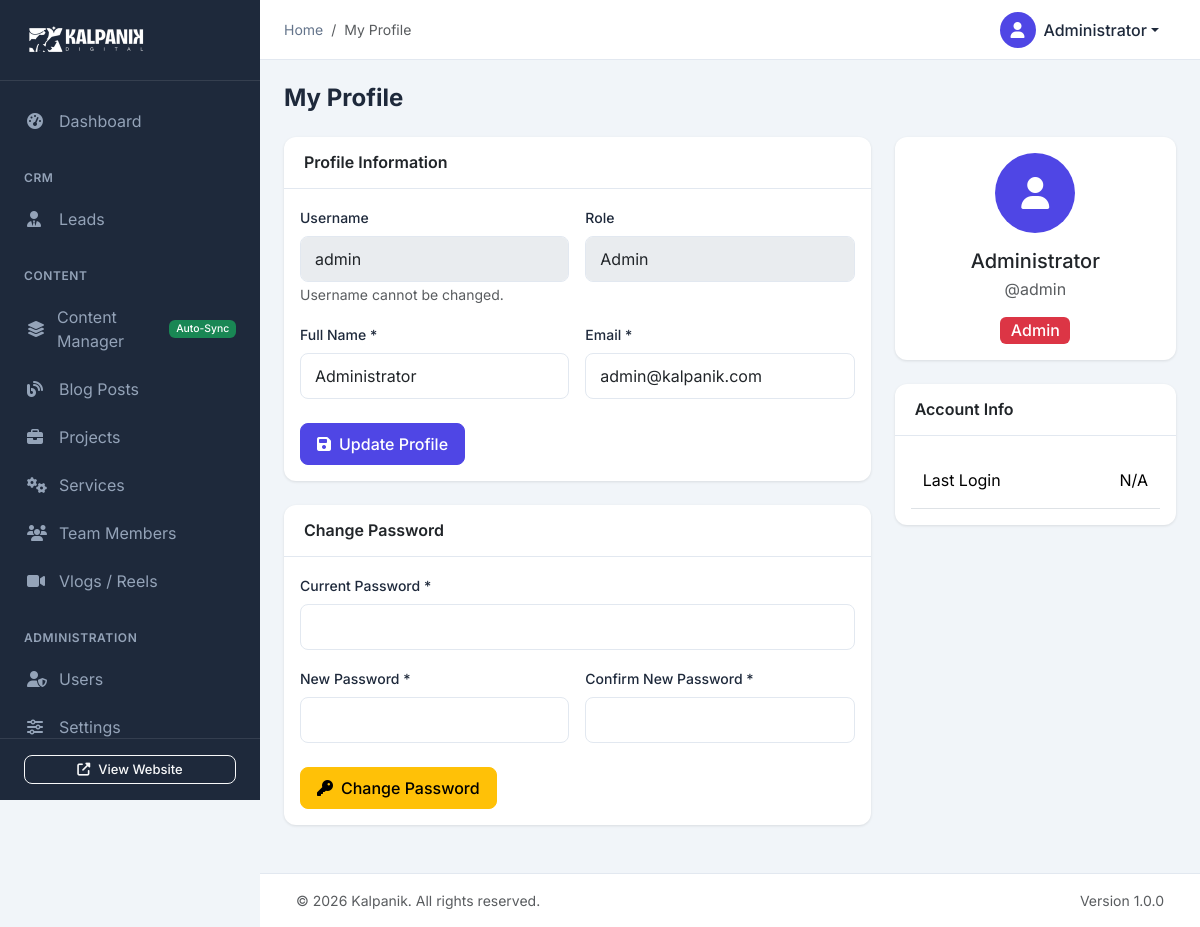
Screenshot of /admin/profile.php (signed in) with the database file from the repository.
### tables this page shows
CREATE TABLE IF NOT EXISTS users (
    id INT AUTO_INCREMENT PRIMARY KEY,
    username VARCHAR(50) NOT NULL UNIQUE,
    email VARCHAR(100) NOT NULL UNIQUE,
    password VARCHAR(255) NOT NULL,
    full_name VARCHAR(100) NOT NULL,
    role ENUM('admin', 'editor', 'viewer') DEFAULT 'editor',
    avatar VARCHAR(255) DEFAULT NULL,
    is_active TINYINT(1) DEFAULT 1,
    last_login DATETIME DEFAULT NULL,
    created_at TIMESTAMP DEFAULT CURRENT_TIMESTAMP,
    updated_at TIMESTAMP DEFAULT CURRENT_TIMESTAMP ON UPDATE CURRENT_TIMESTAMP
);

### admin/config/auth.php (called while the page is built, shortened)
<?php
function isLoggedIn() {
    return isset($_SESSION['admin_user_id']) && !empty($_SESSION['admin_user_id']);
}
function getCurrentUser() {
    $db = getDB();
    $stmt = $db->prepare("SELECT id, username, email, full_name, role, avatar, last_login FROM users WHERE id = ? AND is_active = 1");
    $stmt->execute([$_SESSION['admin_user_id']]);
    return $stmt->fetch();
}
function hasRole($role) {
    $roles = ['admin' => 3, 'editor' => 2, 'viewer' => 1];
    $userRole = $_SESSION['admin_role'] ?? 'viewer';
    return ($roles[$userRole] ?? 0) >= ($roles[$role] ?? 0);
}
function getBaseUrl() {
    if ($_SERVER['SERVER_NAME'] === 'localhost' || $_SERVER['SERVER_NAME'] === '127.0.0.1') {
        return '/kalpoink/';
    } else {
        return '/';
    }
}
function getAdminUrl($path = '') {
    $baseUrl = getBaseUrl() . 'admin/';
    return $baseUrl . ltrim($path, '/');
}
function getSiteUrl($path = '') {
    $baseUrl = getBaseUrl();
    return $baseUrl . ltrim($path, '/');
}
?>

### admin/profile.php (the view, shortened to what this page needs)
<?php
$page_title = 'My Profile';
require_once __DIR__ . '/includes/header.php';
$user = getCurrentUser();
?>
<div class="page-header">
    <h1 class="page-title">My Profile</h1>
</div>
<div class="row">
    <div class="col-lg-8">
        <div class="card">
            <div class="card-header">
                <h5 class="card-title">Profile Information</h5>
            </div>
            <div class="card-body">
                <form method="POST" action="profile.php">
                    <div class="row g-3">
                        <div class="col-md-6">
                            <label for="username" class="form-label">Username</label>
                            <input type="text" class="form-control" id="username"
                                   value="<?php echo htmlspecialchars($user['username']); ?>" disabled>
                            <small class="text-muted">Username cannot be changed.</small>
                        </div>
                        <div class="col-md-6">
                            <label for="role" class="form-label">Role</label>
                            <input type="text" class="form-control" id="role"
                                   value="<?php echo ucfirst($user['role']); ?>" disabled>
                        </div>
                        <div class="col-md-6">
                            <label for="full_name" class="form-label">Full Name *</label>
                            <input type="text" class="form-control" id="full_name" name="full_name" required
                                   value="<?php echo htmlspecialchars($user['full_name']); ?>">
                        </div>
                        <div class="col-md-6">
                            <label for="email" class="form-label">Email *</label>
                            <input type="email" class="form-control" id="email" name="email" required
                                   value="<?php echo htmlspecialchars($user['email']); ?>">
                        </div>
                    </div>
                    <div class="mt-4">
                        <button type="submit" name="update_profile" class="btn btn-primary">
                            <i class="fas fa-save me-2"></i>Update Profile
                        </button>
                    </div>
                </form>
            </div>
        </div>
        <div class="card">
            <div class="card-header">
                <h5 class="card-title">Change Password</h5>
            </div>
            <div class="card-body">
                <form method="POST" action="profile.php">
                    <div class="row g-3">
                        <div class="col-12">
                            <label for="current_password" class="form-label">Current Password *</label>
                            <input type="password" class="form-control" id="current_password" name="current_password" required>
                        </div>
                        <div class="col-md-6">
                            <label for="new_password" class="form-label">New Password *</label>
                            <input type="password" class="form-control" id="new_password" name="new_password" required minlength="6">
                        </div>
                        <div class="col-md-6">
                            <label for="confirm_password" class="form-label">Confirm New Password *</label>
                            <input type="password" class="form-control" id="confirm_password" name="confirm_password" required>
                        </div>
                    </div>
                    <div class="mt-4">
                        <button type="submit" name="change_password" class="btn btn-warning">
                            <i class="fas fa-key me-2"></i>Change Password
                        </button>
                    </div>
                </form>
            </div>
        </div>
    </div>
    <div class="col-lg-4">
        <div class="card">
            <div class="card-body text-center">
                <div class="user-avatar mx-auto mb-3" style="width: 80px; height: 80px; font-size: 2rem;">
                    <i class="fas fa-user"></i>
                </div>
                <h5 class="mb-1"><?php echo htmlspecialchars($user['full_name']); ?></h5>
                <p class="text-muted mb-3">@<?php echo htmlspecialchars($user['username']); ?></p>
                <span class="badge bg-<?php
                    echo match($user['role']) {
                        'admin' => 'danger',
                        'editor' => 'primary',
                        default => 'secondary'
                    };
                ?> fs-6">
                    <?php echo ucfirst($user['role']); ?>
                </span>
            </div>
        </div>
        <div class="card">
            <div class="card-header">
                <h5 class="card-title">Account Info</h5>
            </div>
            <div class="card-body">
                <table class="table table-sm mb-0">
                    <tr>
                        <td>Last Login</td>
                        <td class="text-end">
                            <?php echo $user['last_login'] ? date('M j, Y g:i A', strtotime($user['last_login'])) : 'N/A'; ?>
                        </td>
                    </tr>
                </table>
            </div>
        </div>
    </div>
</div>
<?php require_once __DIR__ . '/includes/footer.php'; ?>

### admin/includes/header.php (shortened to what this page needs)
<?php
require_once __DIR__ . '/../config/auth.php';
$currentUser = getCurrentUser();
$currentPage = basename($_SERVER['PHP_SELF'], '.php');
?>
<!DOCTYPE html>
<html lang="en">
<head>
    <link href="https://cdn.jsdelivr.net/npm/bootstrap@5.3.2/dist/css/bootstrap.min.css" rel="stylesheet">
    <link rel="stylesheet" href="https://cdnjs.cloudflare.com/ajax/libs/font-awesome/6.5.1/css/all.min.css">
    <link href="https://cdn.datatables.net/1.13.7/css/dataTables.bootstrap5.min.css" rel="stylesheet">
    <link rel="stylesheet" href="<?php echo getAdminUrl('assets/css/admin.css'); ?>">
</head>
<body>
    <div class="sidebar" id="sidebar">
        <div class="sidebar-header">
            <?php
            $sidebarLogoPath = 'assets/images/kalpanik-logo.png';
            ?>
            <a href="<?php echo getAdminUrl('index.php'); ?>" class="sidebar-brand">
                <img src="<?php echo getSiteUrl($sidebarLogoPath); ?>" alt="Kalpanik" style="max-height: 40px;">
            </a>
        </div>
        <nav class="sidebar-nav">
            <ul class="nav flex-column">
                <li class="nav-item">
                    <a class="nav-link <?php echo $currentPage == 'index' ? 'active' : ''; ?>" href="<?php echo getAdminUrl('index.php'); ?>">
                        <i class="fas fa-tachometer-alt"></i>
                        <span>Dashboard</span>
                    </a>
                </li>
                <li class="nav-header">CRM</li>
                <li class="nav-item">
                    <a class="nav-link <?php echo $currentPage == 'leads' ? 'active' : ''; ?>" href="<?php echo getAdminUrl('leads.php'); ?>">
                        <i class="fas fa-user-tie"></i>
                        <span>Leads</span>
                    </a>
                </li>
                <li class="nav-header">Content</li>
                <li class="nav-item">
                    <a class="nav-link <?php echo $currentPage == 'content' ? 'active' : ''; ?>" href="<?php echo getAdminUrl('content.php'); ?>">
                        <i class="fas fa-layer-group"></i>
                        <span>Content Manager</span>
                        <span class="badge bg-success ms-auto" style="font-size: 0.65rem;">Auto-Sync</span>
                    </a>
                </li>
                <li class="nav-item">
                    <a class="nav-link <?php echo $currentPage == 'blogs' ? 'active' : ''; ?>" href="<?php echo getAdminUrl('blogs.php'); ?>">
                        <i class="fas fa-blog"></i>
                        <span>Blog Posts</span>
                    </a>
                </li>
                <li class="nav-item">
                    <a class="nav-link <?php echo $currentPage == 'projects' ? 'active' : ''; ?>" href="<?php echo getAdminUrl('projects.php'); ?>">
                        <i class="fas fa-briefcase"></i>
                        <span>Projects</span>
                    </a>
                </li>
                <li class="nav-item">
                    <a class="nav-link <?php echo $currentPage == 'services' ? 'active' : ''; ?>" href="<?php echo getAdminUrl('services.php'); ?>">
                        <i class="fas fa-cogs"></i>
                        <span>Services</span>
                    </a>
                </li>
                <li class="nav-item">
                    <a class="nav-link <?php echo $currentPage == 'team' ? 'active' : ''; ?>" href="<?php echo getAdminUrl('team.php'); ?>">
                        <i class="fas fa-users"></i>
                        <span>Team Members</span>
                    </a>
                </li>
                <li class="nav-item">
                    <a class="nav-link <?php echo $currentPage == 'vlogs' ? 'active' : ''; ?>" href="<?php echo getAdminUrl('content/vlogs.php'); ?>">
                        <i class="fas fa-video"></i>
                        <span>Vlogs / Reels</span>
                    </a>
                </li>
                <?php if (hasRole('admin')): ?>
                <li class="nav-header">Administration</li>
                <li class="nav-item">
                    <a class="nav-link <?php echo $currentPage == 'users' ? 'active' : ''; ?>" href="<?php echo getAdminUrl('users.php'); ?>">
                        <i class="fas fa-user-shield"></i>
                        <span>Users</span>
                    </a>
                </li>
                <li class="nav-item">
                    <a class="nav-link <?php echo $currentPage == 'settings' ? 'active' : ''; ?>" href="<?php echo getAdminUrl('settings.php'); ?>">
                        <i class="fas fa-sliders-h"></i>
                        <span>Settings</span>
                    </a>
                </li>
                <?php endif; ?>
            </ul>
        </nav>
        <div class="sidebar-footer">
            <a href="<?php echo getSiteUrl(); ?>" target="_blank" class="btn btn-outline-light btn-sm w-100">
                <i class="fas fa-external-link-alt me-2"></i>View Website
            </a>
        </div>
    </div>
    <div class="main-content" id="mainContent">
        <nav class="topbar">
            <div class="topbar-left">
                <nav aria-label="breadcrumb">
                    <ol class="breadcrumb mb-0">
                        <li class="breadcrumb-item"><a href="<?php echo getAdminUrl('index.php'); ?>">Home</a></li>
                        <?php if (isset($page_title)): ?>
                        <li class="breadcrumb-item active"><?php echo $page_title; ?></li>
                        <?php endif; ?>
                    </ol>
                </nav>
            </div>
            <div class="topbar-right">
                <div class="dropdown">
                    <button class="btn btn-link dropdown-toggle user-dropdown" type="button" data-bs-toggle="dropdown">
                        <div class="user-avatar">
                            <?php if ($currentUser['avatar']): ?>
                                <img src="<?php echo $currentUser['avatar']; ?>" alt="Avatar">
                            <?php else: ?>
                                <i class="fas fa-user"></i>
                            <?php endif; ?>
                        </div>
                        <span class="d-none d-md-inline"><?php echo htmlspecialchars($currentUser['full_name']); ?></span>
                    </button>
                </div>
            </div>
        </nav>
        <div class="content-wrapper">

### rows the page displays
users: full_name "Administrator", username "admin", role "Admin", email "admin@kalpanik.com"

### other values shown
$page_title "My Profile"
